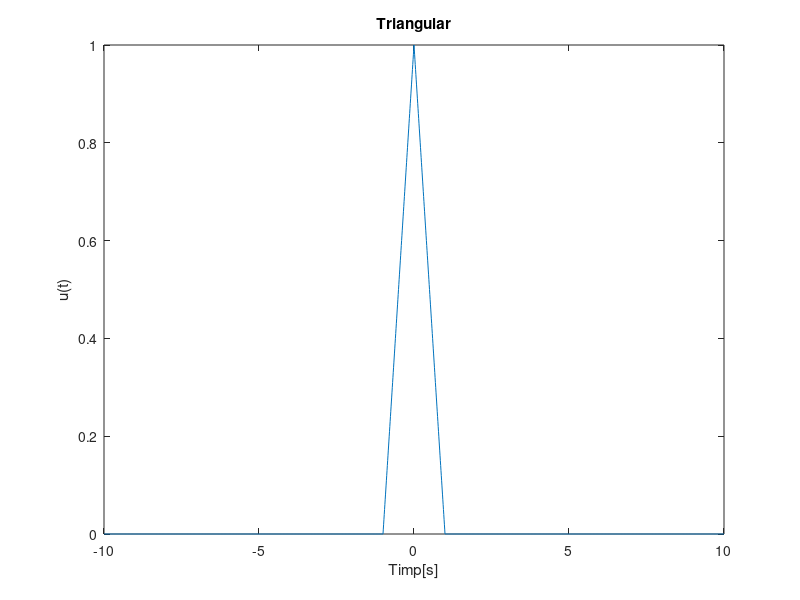

Reproduce this figure in MATLAB.
function IITriangular()
    clear all
    close all
    clc
    t = -10:0.01:10;
    u = zeros(1, length(t));
    for i = 1 : length(t)
        if t(i) >= -1 && t(i) <= 1
            u(i) = 1 - abs(t(i));
        end
    end
    figure(2);
    plot(t, u);
    xlabel("Timp[s]");
    ylabel("u(t)");
    title("Triangular");
end